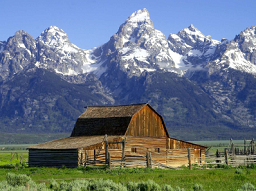
#> input picture img.png, 256 x 191 px
$ jupyter execute demo212.ipynb
#> lines starting #> are read from the running program, lines starting #| are printed output that depends on the picture
[cell 1]
"""
https://stackoverflow.com/questions/43983265/rgb-to-yuv-conversion-and-accessing-y-u-and-v-channels
"""

import cv2
import numpy as np
import pandas as pd


def write_xlsx(arr, file):
    df = pd.DataFrame(arr)
    return df.to_excel(file)


img = cv2.imread('img.png')
#> img is the input picture: shape (191, 256, 3); mean B, G, R 129.6, 116.9, 104.7

img_yuv = cv2.cvtColor(img, cv2.COLOR_BGR2YUV)
#> img_yuv: shape (191, 256, 3); mean of channels 0, 1, 2 114.7, 135.3, 119.2
_y, _u, _v = cv2.split(img_yuv)
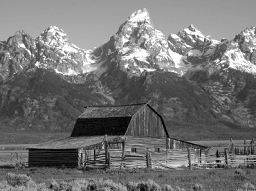
#> _y: shape (191, 256); min 0, max 255, mean 114.7
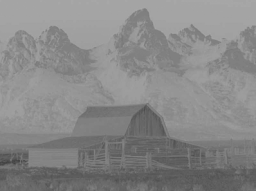
#> _u: shape (191, 256); min 65, max 168, mean 135.3
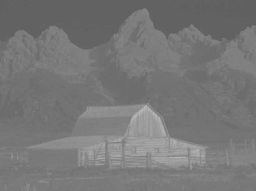
#> _v: shape (191, 256); min 91, max 185, mean 119.2
_result = np.vstack([_y, _u, _v])
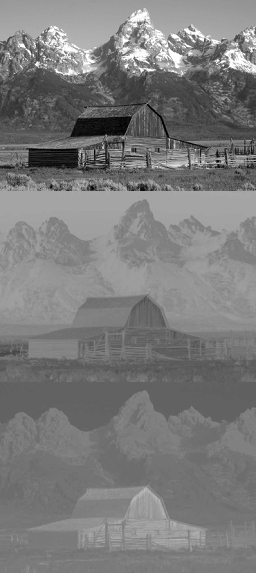
#> _result: shape (573, 256); min 0, max 255, mean 123.1

cv2.imwrite('_result.png', _result)
write_xlsx(_y, '_y.xlsx')
#> in write_xlsx, `df = pd.DataFrame(arr)`: df = table of 191 rows and 256 columns

orig = cv2.cvtColor(cv2.merge([_y, _u, _v]), cv2.COLOR_YUV2BGR)
cv2.imwrite('orig.png', orig)
#> Out = True
